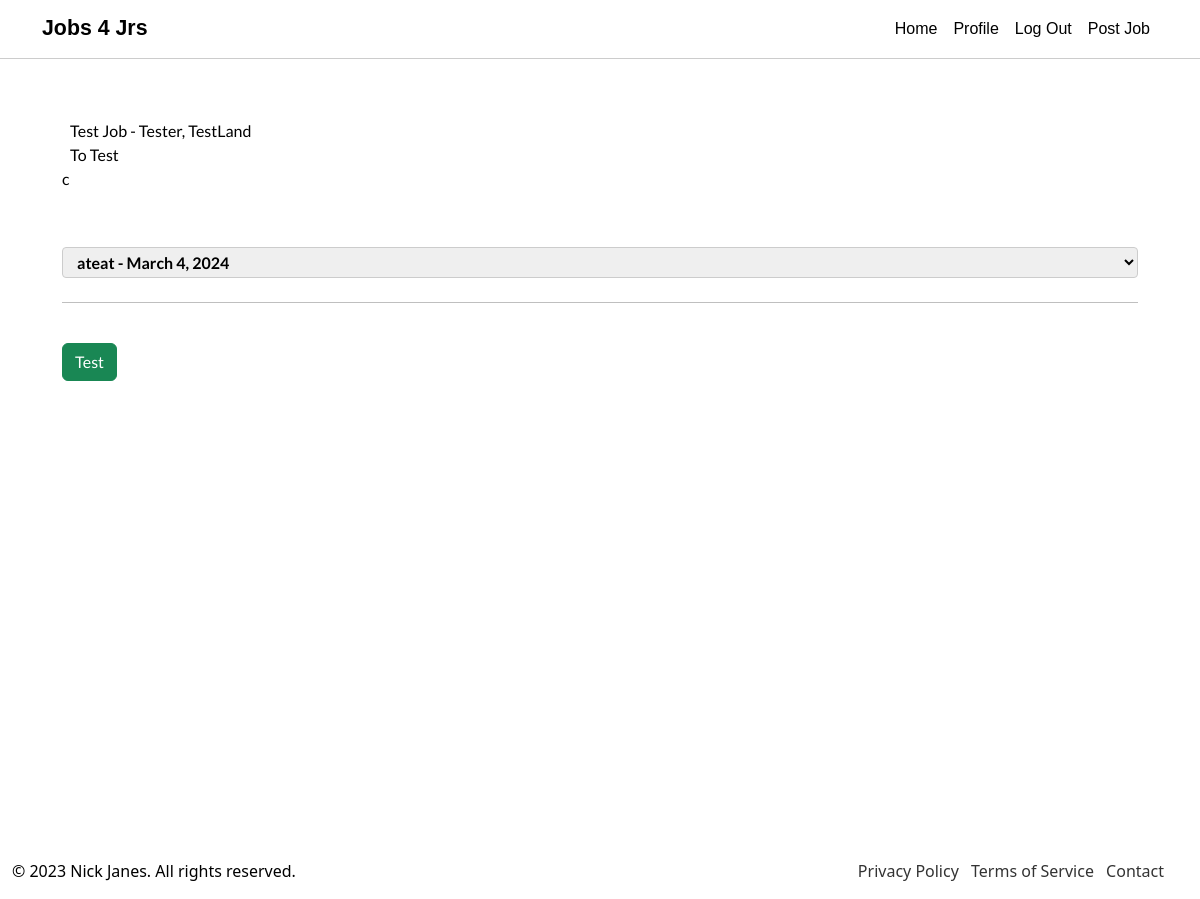
Screenshot of /apply/3 (signed in) with the database file from the repository.
### posting/models.py (models this page shows, shortened)
class Posting(models.Model):
  owner = models.ForeignKey(User, on_delete=models.CASCADE)
  title = models.CharField(max_length=100)
  company = models.CharField(max_length=100)
  location = models.CharField(max_length=100)
  description = models.CharField(max_length=10000)
  salary_low = models.IntegerField()
  salary_high = models.IntegerField()
  flexibility = models.CharField(max_length=1, choices=(("O", "Onsite"), ("H", "Hybrid"), ("R", "Remote")), default="O")
  def _get_tags(self):
    return [str(x) for x in PostingTag.objects.filter(posting__pk=self.pk)]
  _get_tags.short_description = 'tags'

### posting/views.py (the view)
# urls.py: path('apply/<int:posting_id>', views.apply, name='apply'),
def apply(request, posting_id):
  if not request.user.is_authenticated:
    return redirect('/accounts/login/?next=../../apply/{}'.format(posting_id))
  resumes = Resume.objects.filter(user_id=request.user).all()
  if len(resumes) == 0:
    return redirect('/accounts/profile/resumes/?next=../../apply/{}'.format(posting_id))
  posting = Posting.objects.get(id=posting_id)
  return render(request, 'apply.html', {"resumes": resumes, "posting": posting})

### templates/apply.html (shortened to what this page needs)
{% extends 'base.html' %}
{% block content %}
  <form action="{% url 'apply' posting.id %}" method="POST">
      <div class="px-2">
        {{ posting.title }} -
        {{ posting.company }},
        {{ posting.location }}
        <br>
        {{ posting.description }}
      </div>c
      <br><br><br>
      <select style="font-weight: bold;">
      {% for resume in resumes %}
        <option>
          {{ resume.name }} -
      {% endfor %}
      </select>
      <hr>
      <div id="buttons">
        <button class="btn btn-success" onclick="() => {
          var x = document.getElementById('confirmation').style.visibility = 'visible';
        }
        ">Test</button>
      </div>
  </form>
{% endblock %}

### static/css/main.css (style rules this page uses)
body { height: 100%; color: #000; }
button { padding: 6px 12px; border: none; border-radius: 5px; font-size: 16px; cursor: pointer; transition: background-color 0.3s ease; color: white; background-color: #333; }

### rows the page displays
Posting: title "Test Job", company "Tester", location "TestLand", description "To Test"

### other values shown
form field value "ateat - March 4, 2024"
